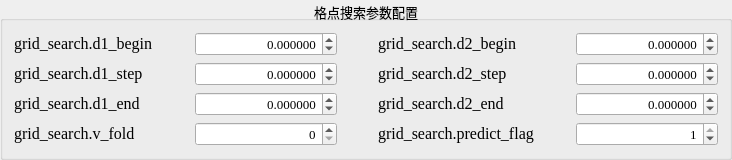
    <widget class="QGroupBox" name="groupBox_6">
     <property name="font">
      <font>
       <family>Times New Roman</family>
       <pointsize>10</pointsize>
      </font>
     </property>
     <property name="title">
      <string>格点搜索参数配置</string>
     </property>
     <property name="alignment">
      <set>Qt::AlignCenter</set>
     </property>
     <layout class="QVBoxLayout" name="verticalLayout_7">
      <item>
       <layout class="QGridLayout" name="gridLayout_6" columnstretch="4,1,4,1,4,1,4">
        <item row="0" column="0">
         <widget class="QLabel" name="label_31">
          <property name="sizePolicy">
           <sizepolicy hsizetype="Fixed" vsizetype="Fixed">
            <horstretch>0</horstretch>
            <verstretch>0</verstretch>
           </sizepolicy>
          </property>
          <property name="font">
           <font>
            <pointsize>12</pointsize>
           </font>
          </property>
          <property name="text">
           <string>grid_search.d1_begin</string>
          </property>
         </widget>
        </item>
        <item row="0" column="1">
         <spacer name="horizontalSpacer_5">
          <property name="orientation">
           <enum>Qt::Horizontal</enum>
          </property>
          <property name="sizeHint" stdset="0">
           <size>
            <width>55</width>
            <height>19</height>
           </size>
          </property>
         </spacer>
        </item>
        <item row="0" column="2">
         <widget class="QDoubleSpinBox" name="doubleSpinBox_12">
          <property name="alignment">
           <set>Qt::AlignRight|Qt::AlignTrailing|Qt::AlignVCenter</set>
          </property>
          <property name="decimals">
           <number>6</number>
          </property>
          <property name="minimum">
           <double>-999999.999998999992386</double>
          </property>
          <property name="maximum">
           <double>1000000.000000000000000</double>
          </property>
          <property name="singleStep">
           <double>0.000001000000000</double>
          </property>
         </widget>
        </item>
        <item row="0" column="3">
         <spacer name="horizontalSpacer_6">
          <property name="orientation">
           <enum>Qt::Horizontal</enum>
          </property>
          <property name="sizeHint" stdset="0">
           <size>
            <width>55</width>
            <height>19</height>
           </size>
          </property>
         </spacer>
        </item>
        <item row="0" column="4">
         <widget class="QLabel" name="label_35">
          <property name="sizePolicy">
           <sizepolicy hsizetype="Fixed" vsizetype="Fixed">
            <horstretch>0</horstretch>
            <verstretch>0</verstretch>
           </sizepolicy>
          </property>
          <property name="font">
           <font>
            <pointsize>12</pointsize>
           </font>
          </property>
          <property name="text">
           <string>grid_search.d2_begin</string>
          </property>
         </widget>
        </item>
        <item row="0" column="5">
         <spacer name="horizontalSpacer_7">
          <property name="orientation">
           <enum>Qt::Horizontal</enum>
          </property>
          <property name="sizeHint" stdset="0">
           <size>
            <width>55</width>
            <height>19</height>
           </size>
          </property>
         </spacer>
        </item>
        <item row="1" column="0">
         <widget class="QLabel" name="label_32">
          <property name="sizePolicy">
           <sizepolicy hsizetype="Fixed" vsizetype="Fixed">
            <horstretch>0</horstretch>
            <verstretch>0</verstretch>
           </sizepolicy>
          </property>
          <property name="font">
           <font>
            <pointsize>12</pointsize>
           </font>
          </property>
          <property name="text">
           <string>grid_search.d1_step</string>
          </property>
         </widget>
        </item>
        <item row="1" column="1">
         <spacer name="horizontalSpacer_8">
          <property name="orientation">
           <enum>Qt::Horizontal</enum>
          </property>
          <property name="sizeHint" stdset="0">
           <size>
            <width>55</width>
            <height>19</height>
           </size>
          </property>
         </spacer>
        </item>
        <item row="1" column="3">
         <spacer name="horizontalSpacer_9">
          <property name="orientation">
           <enum>Qt::Horizontal</enum>
          </property>
          <property name="sizeHint" stdset="0">
           <size>
            <width>55</width>
            <height>19</height>
           </size>
          </property>
         </spacer>
        </item>
        <item row="1" column="4">
         <widget class="QLabel" name="label_36">
          <property name="sizePolicy">
           <sizepolicy hsizetype="Fixed" vsizetype="Fixed">
            <horstretch>0</horstretch>
            <verstretch>0</verstretch>
           </sizepolicy>
          </property>
          <property name="font">
           <font>
            <pointsize>12</pointsize>
           </font>
          </property>
          <property name="text">
           <string>grid_search.d2_step</string>
          </property>
         </widget>
        </item>
        <item row="1" column="5">
         <spacer name="horizontalSpacer_10">
          <property name="orientation">
           <enum>Qt::Horizontal</enum>
          </property>
          <property name="sizeHint" stdset="0">
           <size>
            <width>55</width>
            <height>19</height>
           </size>
          </property>
         </spacer>
        </item>
        <item row="2" column="0">
         <widget class="QLabel" name="label_33">
          <property name="sizePolicy">
           <sizepolicy hsizetype="Fixed" vsizetype="Fixed">
            <horstretch>0</horstretch>
            <verstretch>0</verstretch>
           </sizepolicy>
          </property>
          <property name="font">
           <font>
            <pointsize>12</pointsize>
           </font>
          </property>
          <property name="text">
           <string>grid_search.d1_end</string>
          </property>
         </widget>
        </item>
        <item row="2" column="1">
         <spacer name="horizontalSpacer_11">
          <property name="orientation">
           <enum>Qt::Horizontal</enum>
          </property>
          <property name="sizeHint" stdset="0">
           <size>
            <width>55</width>
            <height>20</height>
           </size>
          </property>
         </spacer>
        </item>
        <item row="2" column="3">
         <spacer name="horizontalSpacer_12">
          <property name="orientation">
           <enum>Qt::Horizontal</enum>
          </property>
          <property name="sizeHint" stdset="0">
           <size>
            <width>55</width>
            <height>20</height>
           </size>
          </property>
         </spacer>
        </item>
        <item row="2" column="4">
         <widget class="QLabel" name="label_34">
          <property name="sizePolicy">
           <sizepolicy hsizetype="Fixed" vsizetype="Fixed">
            <horstretch>0</horstretch>
            <verstretch>0</verstretch>
           </sizepolicy>
          </property>
          <property name="font">
           <font>
            <pointsize>12</pointsize>
           </font>
          </property>
          <property name="text">
           <string>grid_search.d2_end</string>
          </property>
         </widget>
        </item>
        <item row="2" column="5">
         <spacer name="horizontalSpacer_13">
          <property name="orientation">
           <enum>Qt::Horizontal</enum>
          </property>
          <property name="sizeHint" stdset="0">
           <size>
            <width>55</width>
            <height>20</height>
           </size>
          </property>
         </spacer>
        </item>
        <item row="3" column="0">
         <widget class="QLabel" name="label_37">
          <property name="sizePolicy">
           <sizepolicy hsizetype="Fixed" vsizetype="Fixed">
            <horstretch>0</horstretch>
            <verstretch>0</verstretch>
           </sizepolicy>
          </property>
          <property name="font">
           <font>
            <pointsize>12</pointsize>
           </font>
          </property>
          <property name="text">
           <string>grid_search.v_fold</string>
          </property>
         </widget>
        </item>
        <item row="3" column="1">
         <spacer name="horizontalSpacer_14">
          <property name="orientation">
           <enum>Qt::Horizontal</enum>
          </property>
          <property name="sizeHint" stdset="0">
           <size>
            <width>55</width>
            <height>20</height>
           </size>
          </property>
         </spacer>
        </item>
        <item row="3" column="3">
         <spacer name="horizontalSpacer_15">
          <property name="orientation">
           <enum>Qt::Horizontal</enum>
          </property>
          <property name="sizeHint" stdset="0">
           <size>
            <width>55</width>
            <height>20</height>
           </size>
          </property>
         </spacer>
        </item>
        <item row="3" column="4">
         <widget class="QLabel" name="label_38">
          <property name="sizePolicy">
           <sizepolicy hsizetype="Fixed" vsizetype="Fixed">
            <horstretch>0</horstretch>
            <verstretch>0</verstretch>
           </sizepolicy>
          </property>
          <property name="font">
           <font>
            <pointsize>12</pointsize>
           </font>
          </property>
          <property name="text">
           <string>grid_search.predict_flag</string>
          </property>
         </widget>
        </item>
        <item row="3" column="5">
         <spacer name="horizontalSpacer_16">
          <property name="orientation">
           <enum>Qt::Horizontal</enum>
          </property>
          <property name="sizeHint" stdset="0">
           <size>
            <width>55</width>
            <height>18</height>
           </size>
          </property>
         </spacer>
        </item>
        <item row="3" column="6">
         <widget class="QSpinBox" name="spinBox_10">
          <property name="alignment">
           <set>Qt::AlignRight|Qt::AlignTrailing|Qt::AlignVCenter</set>
          </property>
          <property name="maximum">
           <number>1</number>
          </property>
          <property name="value">
           <number>1</number>
          </property>
         </widget>
        </item>
        <item row="0" column="6">
         <widget class="QDoubleSpinBox" name="doubleSpinBox_15">
          <property name="alignment">
           <set>Qt::AlignRight|Qt::AlignTrailing|Qt::AlignVCenter</set>
          </property>
          <property name="decimals">
           <number>6</number>
          </property>
          <property name="minimum">
           <double>-999999.999998999992386</double>
          </property>
          <property name="maximum">
           <double>1000000.000000000000000</double>
          </property>
          <property name="singleStep">
           <double>0.000001000000000</double>
          </property>
         </widget>
        </item>
        <item row="1" column="2">
         <widget class="QDoubleSpinBox" name="doubleSpinBox_13">
          <property name="alignment">
           <set>Qt::AlignRight|Qt::AlignTrailing|Qt::AlignVCenter</set>
          </property>
          <property name="decimals">
           <number>6</number>
          </property>
          <property name="minimum">
           <double>-999999.999998999992386</double>
          </property>
          <property name="maximum">
           <double>1000000.000000000000000</double>
          </property>
          <property name="singleStep">
           <double>0.000001000000000</double>
          </property>
         </widget>
        </item>
        <item row="1" column="6">
         <widget class="QDoubleSpinBox" name="doubleSpinBox_16">
          <property name="alignment">
           <set>Qt::AlignRight|Qt::AlignTrailing|Qt::AlignVCenter</set>
          </property>
          <property name="decimals">
           <number>6</number>
          </property>
          <property name="minimum">
           <double>-999999.999998999992386</double>
          </property>
          <property name="maximum">
           <double>1000000.000000000000000</double>
          </property>
          <property name="singleStep">
           <double>0.000001000000000</double>
          </property>
         </widget>
        </item>
        <item row="2" column="2">
         <widget class="QDoubleSpinBox" name="doubleSpinBox_14">
          <property name="alignment">
           <set>Qt::AlignRight|Qt::AlignTrailing|Qt::AlignVCenter</set>
          </property>
          <property name="decimals">
           <number>6</number>
          </property>
          <property name="minimum">
           <double>-999999.999998999992386</double>
          </property>
          <property name="maximum">
           <double>1000000.000000000000000</double>
          </property>
          <property name="singleStep">
           <double>0.000001000000000</double>
          </property>
         </widget>
        </item>
        <item row="2" column="6">
         <widget class="QDoubleSpinBox" name="doubleSpinBox_17">
          <property name="alignment">
           <set>Qt::AlignRight|Qt::AlignTrailing|Qt::AlignVCenter</set>
          </property>
          <property name="decimals">
           <number>6</number>
          </property>
          <property name="minimum">
           <double>-999999.999998999992386</double>
          </property>
          <property name="maximum">
           <double>1000000.000000000000000</double>
          </property>
          <property name="singleStep">
           <double>0.000001000000000</double>
          </property>
         </widget>
        </item>
        <item row="3" column="2">
         <widget class="QSpinBox" name="spinBox_9">
          <property name="alignment">
           <set>Qt::AlignRight|Qt::AlignTrailing|Qt::AlignVCenter</set>
          </property>
          <property name="maximum">
           <number>99999</number>
          </property>
         </widget>
        </item>
       </layout>
      </item>
     </layout>
    </widget>
